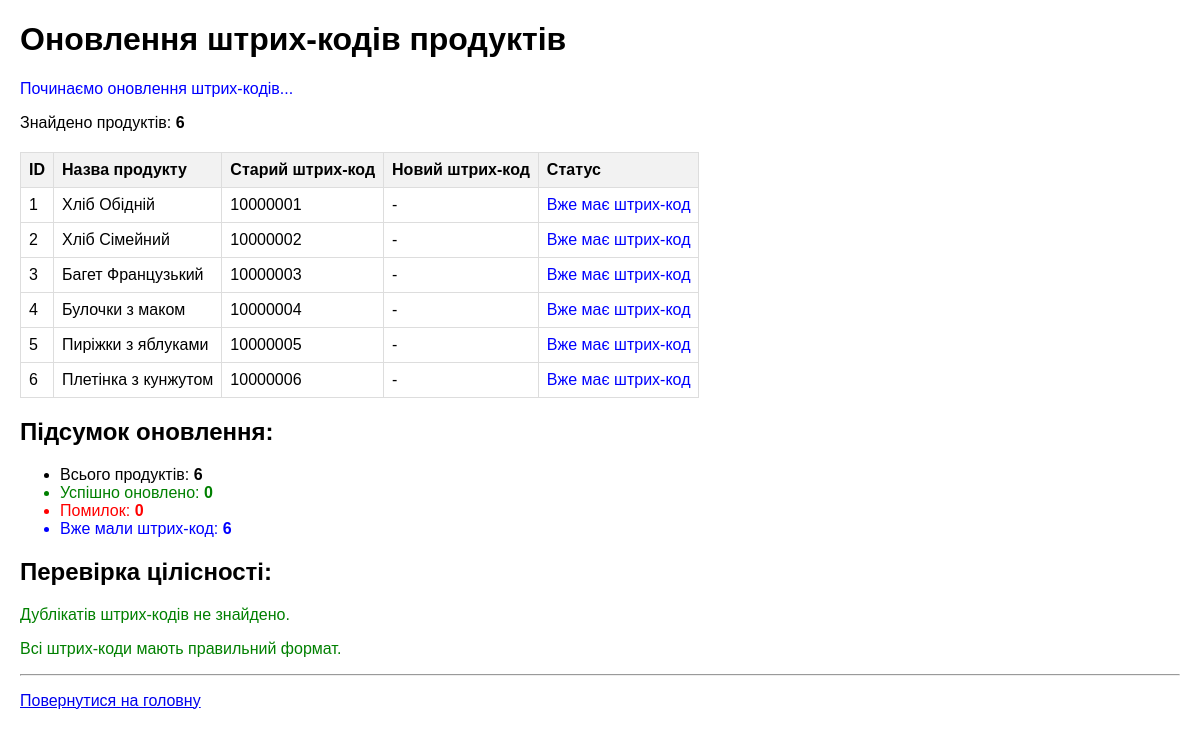
The app's page /scripts/update_barcodes.php with its own data.
### tables this page shows
CREATE TABLE IF NOT EXISTS `product` (
  `id` int(11) NOT NULL AUTO_INCREMENT,
  `nazvanie` varchar(100) NOT NULL,
  `ves` float NOT NULL,
  `srok` int(11) NOT NULL,
  `stoimost` float NOT NULL,
  `zena` float NOT NULL,
  `image` varchar(255) DEFAULT NULL,
  PRIMARY KEY (`id`)
);

### scripts/update_barcodes.php (the view, shortened to what this page needs)
<?php
echo "<!DOCTYPE html>
<html lang='uk'>
<head>
    <meta charset='UTF-8'>
    <title>Оновлення штрих-кодів</title>
    <style>
        body { font-family: Arial, sans-serif; margin: 20px; }
        .success { color: green; }
        .error { color: red; }
        .info { color: blue; }
        table { border-collapse: collapse; margin-top: 20px; }
        th, td { border: 1px solid #ddd; padding: 8px; text-align: left; }
        th { background-color: #f2f2f2; }
    </style>
</head>
<body>
    <h1>Оновлення штрих-кодів продуктів</h1>";
$connection = connectDatabase();
echo "<p class='info'>Починаємо оновлення штрих-кодів...</p>";
$query = "SELECT id, nazvanie, barcode FROM product ORDER BY id";
$result = mysqli_query($connection, $query);
$totalProducts = mysqli_num_rows($result);
$updatedCount = 0;
$errorCount = 0;
echo "<p>Знайдено продуктів: <strong>$totalProducts</strong></p>";
echo "<table>
        <tr>
            <th>ID</th>
            <th>Назва продукту</th>
            <th>Старий штрих-код</th>
            <th>Новий штрих-код</th>
            <th>Статус</th>
        </tr>";
while ($product = mysqli_fetch_assoc($result)) {
    $productId = $product['id'];
    $productName = $product['nazvanie'];
    $oldBarcode = $product['barcode'];
    echo "<tr>";
    echo "<td>$productId</td>";
    echo "<td>" . htmlspecialchars($productName) . "</td>";
    echo "<td>" . ($oldBarcode ? $oldBarcode : '<em>Відсутній</em>') . "</td>";
    if (empty($oldBarcode)) {
        $newBarcode = generateProductBarcode($productId);
        if (isBarcodeExists($connection, $newBarcode)) {
            echo "<td class='error'>Конфлікт</td>";
            echo "<td class='error'>Штрих-код $newBarcode вже існує</td>";
            $errorCount++;
        } else {
            $updateQuery = "UPDATE product SET barcode = ? WHERE id = ?";
            $updateStmt = mysqli_prepare($connection, $updateQuery);
            mysqli_stmt_bind_param($updateStmt, "si", $newBarcode, $productId);
            if (mysqli_stmt_execute($updateStmt)) {
                echo "<td class='success'>" . formatBarcodeDisplay($newBarcode) . "</td>";
                echo "<td class='success'>Оновлено</td>";
                $updatedCount++;
            } else {
                echo "<td class='error'>Помилка</td>";
                echo "<td class='error'>" . mysqli_error($connection) . "</td>";
                $errorCount++;
            }
            mysqli_stmt_close($updateStmt);
        }
    } else {
        echo "<td>-</td>";
        echo "<td class='info'>Вже має штрих-код</td>";
    }
    echo "</tr>";
}
echo "</table>";
echo "<h2>Підсумок оновлення:</h2>";
echo "<ul>";
echo "<li>Всього продуктів: <strong>$totalProducts</strong></li>";
echo "<li class='success'>Успішно оновлено: <strong>$updatedCount</strong></li>";
echo "<li class='error'>Помилок: <strong>$errorCount</strong></li>";
echo "<li class='info'>Вже мали штрих-код: <strong>" . ($totalProducts - $updatedCount - $errorCount) . "</strong></li>";
echo "</ul>";
echo "<h2>Перевірка цілісності:</h2>";
$duplicateQuery = "SELECT barcode, COUNT(*) as count
                   FROM product
                   WHERE barcode IS NOT NULL
                   GROUP BY barcode
                   HAVING count > 1";
$duplicateResult = mysqli_query($connection, $duplicateQuery);
if (mysqli_num_rows($duplicateResult) > 0) {
    echo "<p class='error'>Знайдено дублікати штрих-кодів:</p>";
    echo "<ul>";
    while ($duplicate = mysqli_fetch_assoc($duplicateResult)) {
        echo "<li>Штрих-код " . $duplicate['barcode'] . " зустрічається " . $duplicate['count'] . " разів</li>";
    }
    echo "</ul>";
} else {
    echo "<p class='success'>Дублікатів штрих-кодів не знайдено.</p>";
}
$wrongFormatQuery = "SELECT id, nazvanie, barcode
                     FROM product
                     WHERE barcode IS NOT NULL
                     AND (LENGTH(barcode) != 8 OR barcode NOT REGEXP '^[0-9]+$')";
$wrongFormatResult = mysqli_query($connection, $wrongFormatQuery);
if (mysqli_num_rows($wrongFormatResult) > 0) {
    echo "<p class='error'>Знайдено штрих-коди з неправильним форматом:</p>";
    echo "<ul>";
    while ($wrong = mysqli_fetch_assoc($wrongFormatResult)) {
        echo "<li>ID: " . $wrong['id'] . ", Продукт: " . htmlspecialchars($wrong['nazvanie']) .
             ", Штрих-код: " . $wrong['barcode'] . "</li>";
    }
    echo "</ul>";
} else {
    echo "<p class='success'>Всі штрих-коди мають правильний формат.</p>";
}
echo "<hr>";
echo "<p><a href='../index.php'>Повернутися на головну</a></p>";
echo "</body></html>";

### scripts/update_barcodes.php (style rules this page uses)
body { font-family: Arial, sans-serif; margin: 20px; }
.success { color: green; }
.error { color: red; }
.info { color: blue; }
table { border-collapse: collapse; margin-top: 20px; }
th, td { border: 1px solid #ddd; padding: 8px; text-align: left; }
th { background-color: #f2f2f2; }

### records on screen
product: id "1", nazvanie "Хліб Обідній", barcode "10000001"
product: id "2", nazvanie "Хліб Сімейний", barcode "10000002"
product: id "3", nazvanie "Багет Французький", barcode "10000003"
product: id "4", nazvanie "Булочки з маком", barcode "10000004"
product: id "5", nazvanie "Пиріжки з яблуками", barcode "10000005"
product: id "6", nazvanie "Плетінка з кунжутом", barcode "10000006"

### other values on screen
$totalProducts "6"
$updatedCount "0"
$errorCount "0"
$totalProducts - $updatedCount - $errorCount "6"
